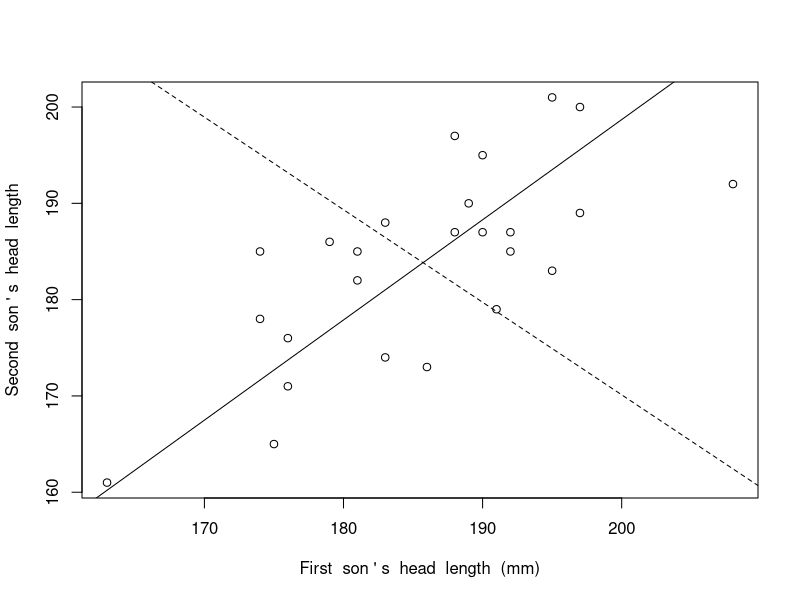
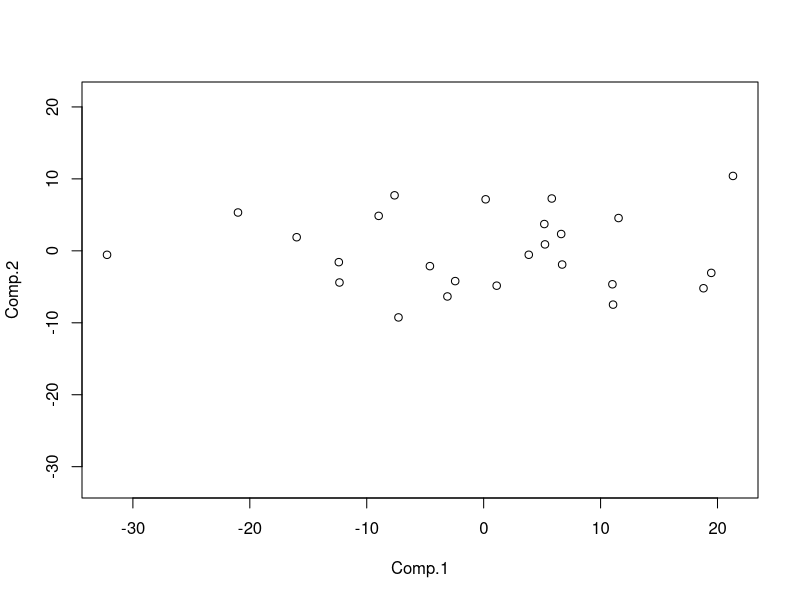
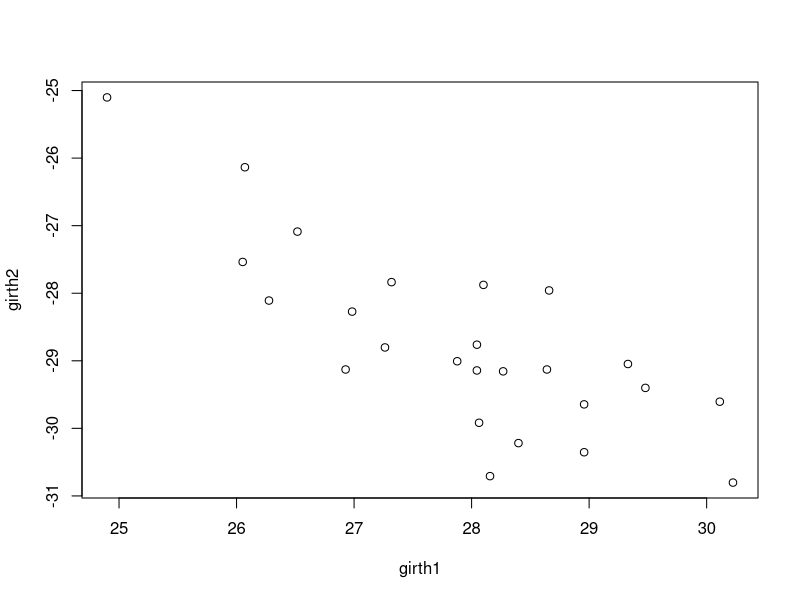
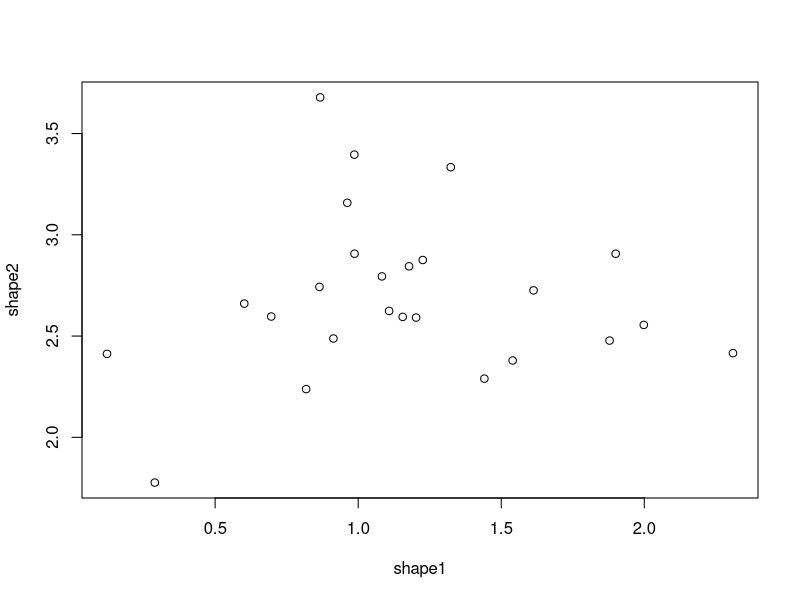

These charts were generated, in order, by the following R code:
head_dat= matrix(c(191,195,181,183,176,208,189,197,188,192,179,183,174,190,188,163,195,186,181,175,192,174,176,197,190,179,201,185,188,171,192,190,189,197,187,186,174,185,195,187,161,183,173,182,165,185,178,176,200,187),25,2)
head_dat
colMeans(head_dat)
cov(head_dat)
head_pca <- princomp(x = head_dat)
head_pca
print(summary(head_pca), loadings = TRUE)
a1<-183.84-0.721*185.72/0.693
b1<-0.721/0.693
a2<-183.84-(-0.693*185.72/0.721)
b2<--0.693/0.721
plot(head_dat,  xlab  =  "First  son ' s  head  length  (mm)",
   ylab  =  "Second  son ' s  head  length")
abline(a1, b1)
abline(a2, b2, lty = 2)
xlim <- range(head_pca$scores[,1])
plot(head_pca$scores, xlim = xlim, ylim = xlim)
headsize=matrix(c(191,195,181,183,176,208,189,197,188,192,179,183,174,190,188,163,195,186,181,175,192,174,176,197,190,155,149,148,153,144,157,150,159,152,150,158,147,150,159,151,137,155,153,145,140,154,143,139,167,163,179,201,185,188,171,192,190,189,197,187,186,174,185,195,187,161,183,173,182,165,185,178,176,200,187,145,152,149,149,142,152,149,152,159,151,148,147,152,157,158,130,158,148,146,137,152,147,143,158,150),25,4)
colnames(headsize)=c("head1","breadth1","head2","breadth2")
headsize
headsize.std  <-  sweep(headsize,  2,
 apply(headsize,  2,  sd),  FUN  =  "/")
headsize.std
R  <-  cor(headsize.std)
  r11  <-  R[1:2,  1:2]
  r22  <-  R[-(1:2),  -(1:2)]
  r12  <-  R[1:2,  -(1:2)]
  r21  <-  R[-(1:2),  1:2]
  (E1  <-  solve(r11)  %*%  r12  %*%  solve(r22)  %*%r21)
(E2  <-  solve(r22)  %*%  r21  %*%  solve(r11)  %*%r12)
(e1  <-  eigen(E1))
(e2  <-  eigen(E2))
girth1  <-  headsize.std[,1:2]  %*%  e1$vectors[,1]
  girth2  <-  headsize.std[,3:4]  %*%  e2$vectors[,1]       
  shape1  <-  headsize.std[,1:2]  %*%  e1$vectors[,2]
  shape2  <-  headsize.std[,3:4]  %*%  e2$vectors[,2]
  (g  <-  cor(girth1,  girth2))
(s  <-  cor(shape1,  shape2))
 plot(girth1,  girth2)
  plot(shape1,  shape2)
